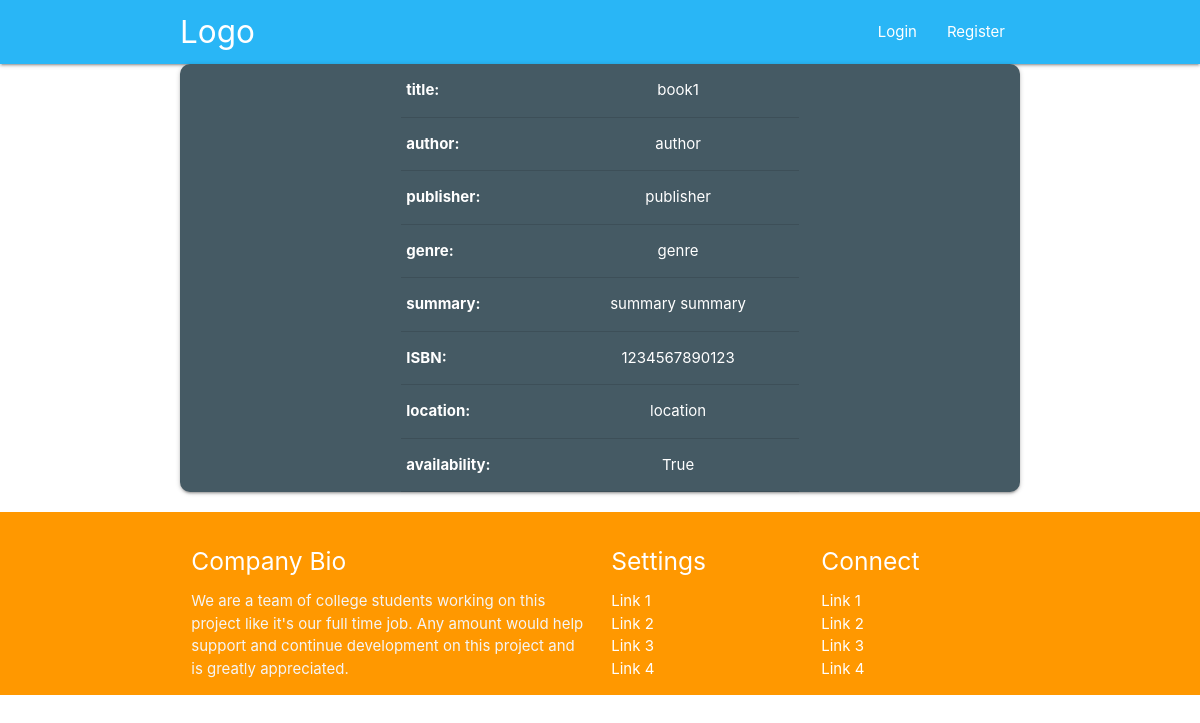
/book/2/, run on the app's committed database.
### library/models.py (models this page shows, shortened)
class Book(models.Model):
	title = models.CharField(max_length=50)
	author = models.CharField(max_length=50)
	publisher = models.CharField(max_length=50)
	genre = models.CharField(max_length=50)
	summary = models.TextField()
	ISBN = models.BigIntegerField()
	location = models.CharField(max_length=50)
	availability = models.BooleanField()
	borrowed_until = models.DateField(blank=True, null=True)

### library/views.py (the view)
# urls.py: path('book/<int:pk>/', views.BookDetailView.as_view(), name='book_detail'),
class BookDetailView(DetailView):
	model = Book

### library/templatetags/library_extras.py (called while the page is built)
@register.filter(name='has_group')
def has_group(value, arg):
	for group in value.groups.all():
		if group.name == arg:
			return True
	return False

### library/templates/library/book_detail.html (shortened to what this page needs)
{% extends "library/base.html" %}
{% load library_extras %}
{% block content %}
	<div class="container blue-grey darken-2 z-depth-1 white-text" style="border-radius: 10px;">
		<div class="row">
			<div class="col s12 m6 offset-m3 center-align">
				<table class="centered">
					<tbody>
					<tr>
						<th>title:</th>
						<td>{{ object.title }}</td>
					</tr>
					<tr>
						<th>author:</th>
						<td>{{ object.author }}</td>
					</tr>
					<tr>
						<th>publisher:</th>
						<td>{{ object.publisher }}</td>
					</tr>
					<tr>
						<th>genre:</th>
						<td>{{ object.genre }}</td>
					</tr>
					<tr>
						<th>summary:</th>
						<td>{{ object.summary }}</td>
					</tr>
					<tr>
						<th>ISBN:</th>
						<td>{{ object.ISBN }}</td>
					</tr>
					<tr>
						<th>location:</th>
						<td>{{ object.location }}</td>
					</tr>
					<tr>
						<th>availability:</th>
						<td>{{ object.availability }}</td>
					</tr>
					</tbody>
				</table>
			</div>
		</div>
	</div>
{% endblock %}

### data on the page
Book: title "book1", author "author", publisher "publisher", genre "genre", summary "summary summary", ISBN "1234567890123", location "location", availability "True"
